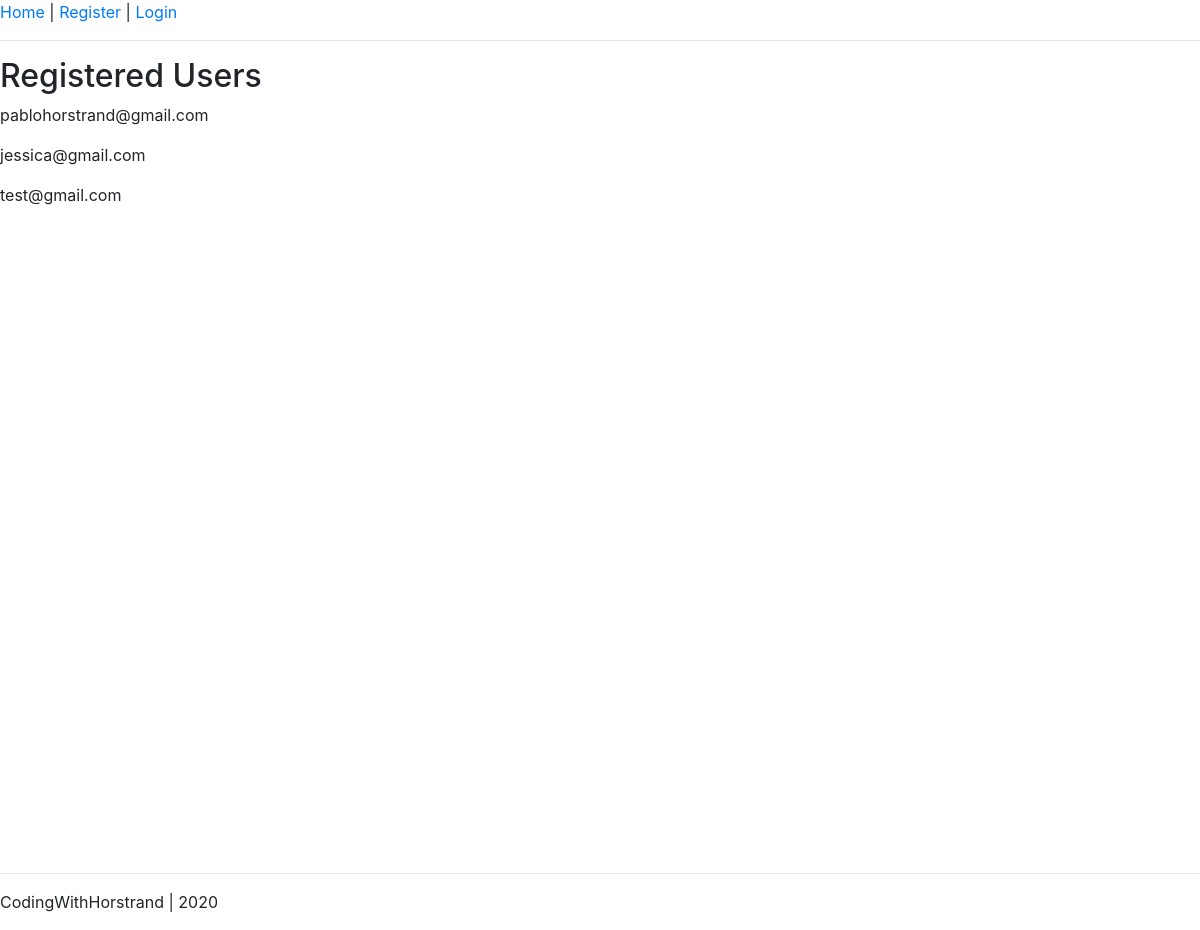
Before: / with the older database file.
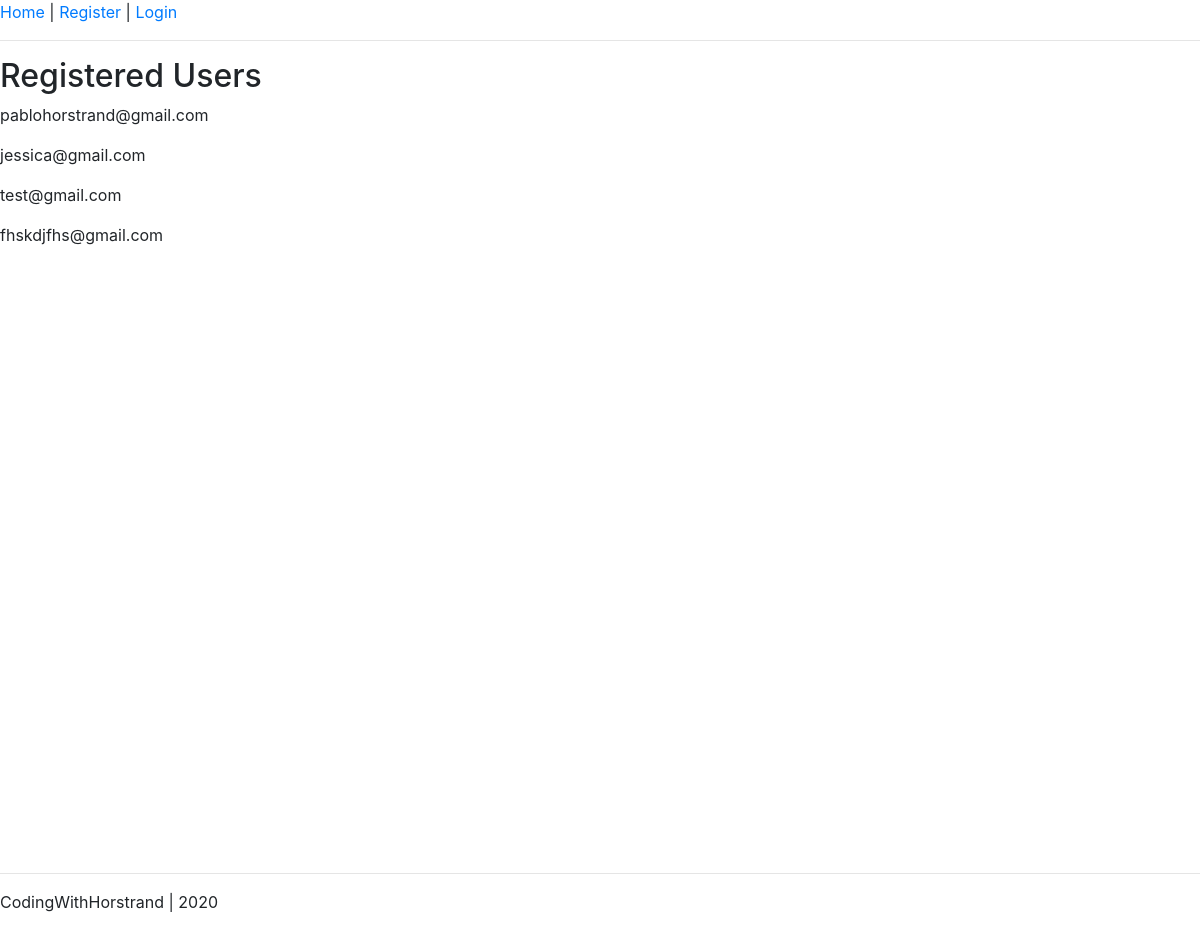
After: the same page with the newer database file.
### account/models.py (models this page shows, shortened)
class Account(AbstractBaseUser):
	email = 				models.EmailField(verbose_name="email", max_length=60, unique=True)
	username = 				models.CharField(max_length=30, unique=True)
	date_joined	=			models.DateTimeField(verbose_name='date joined', auto_now_add=True)
	last_login =			models.DateTimeField(verbose_name='last login', auto_now=True)
	is_admin = 				models.BooleanField(default=False)
	is_active = 			models.BooleanField(default=True)
	is_staff = 				models.BooleanField(default=False)
	is_superuser = 			models.BooleanField(default=False)
	USERNAME_FIELD = 'email'
	REQUIRED_FIELDS = ['username',]
	objects = MyAccountManager()
	def __str__(self):
		return self.email

### personal/views.py (the view)
# urls.py: path('', home_screen_view, name='home'),
def home_screen_view(request):
	context = {}
	accounts = Account.objects.all()
	context['accounts'] = accounts
	return render(request, "personal/home.html", context)

### personal/templates/personal/home.html
{% extends 'base.html' %}
{% block content %}
<h2>Registered Users</h2>
{% for account in accounts %}
	<p>{{account}}</p>
{% endfor %}
{% endblock content %}

### templates/base.html (shortened to what this page needs)
<!DOCTYPE html>
<html>
<head>
	{% include 'snippets/header.html' %}
</head>
<body>
	<div class="main">
		{% block content %}
		{% endblock content %}
	</div>
	{% include 'snippets/footer.html' %}
</body>
</html>

### templates/snippets/header.html (shortened to what this page needs)
<link rel="stylesheet" href="https://cdn.jsdelivr.net/npm/bootstrap@4.5.3/dist/css/bootstrap.min.css">
{% if request.user.is_authenticated %}
	<p><a href="{% url 'home' %}">Home</a> |
	<a href="{% url 'account' %}">Account</a> |
	<a href="{% url 'logout' %}">Logout</a></p>
	<p>Hello, {{request.user.username}}</p>
{% else %}
	<p>
		<a href="{% url 'home' %}">Home</a> |
		<a href="{% url 'register' %}">Register</a> |
		<a href="{% url 'login' %}">Login</a>
	</p>
{% endif %}
<hr>

### templates/snippets/footer.html (shortened to what this page needs)
	<hr>
	<p>CodingWithHorstrand | 2020</p>

### templates/base.html (style rules this page uses)
.main { min-height: 100vh; height: 100% }

Changed rows visible on the page:
added Account: email "fhskdjfhs@gmail.com"
